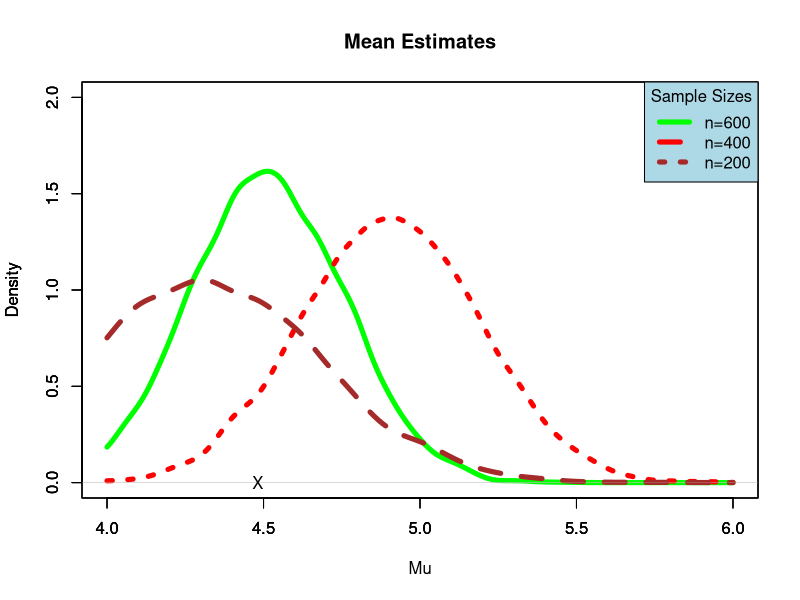
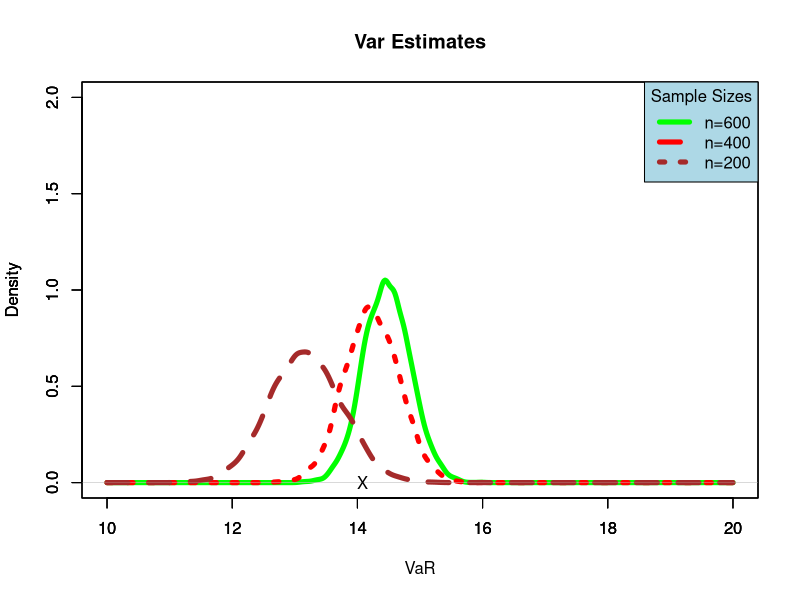
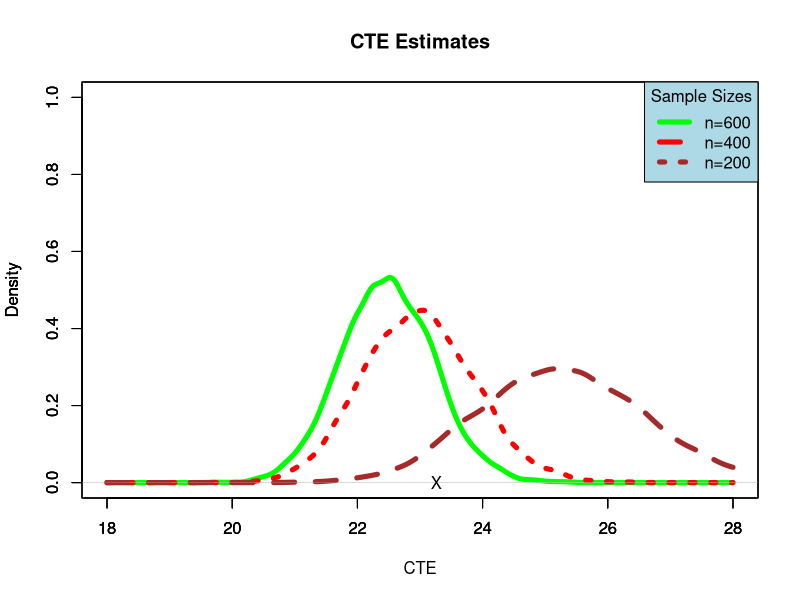

Source code (R) for these figures, in order:
## defining our sample size
set.seed(100)
n <- c(600, 400, 200)

#generate random number log normal distribution, for different n. 
G1 <- rlnorm(n[1], meanlog=1, sdlog=1) 
G2 <- rlnorm(n[2], meanlog=1, sdlog=1)
G3 <- rlnorm(n[3], meanlog=1, sdlog=1)

#Define true parameter values
True.Mu <- exp(1 + 0.50)
VaR.True <- qlnorm(0.95, meanlog=1, sdlog=1)
d <- function(x){exp(-(log(x)-1)^2/2)/sqrt(2*pi)}
CTE.True <- integrate(d, lower=VaR.True, upper=Inf)$value/0.05

## Number of iterations
N = 10000

## Matrices to hold our measure values
keepersA <- matrix(0, N, 3)
keepersB <- matrix(0, N, 3)
keepersC <- matrix(0, N, 3)

## variances of the gibbs posterior. 
sigma2.n1 <- n[1]/((n[1]/(var(G1)) + 1))
sigma2.n2 <- n[2]/((n[2]/(var(G2)) + 1))
sigma2.n3 <- n[3]/((n[3]/(var(G3)) + 1))

## Generating measure values for n = 600. 
for (m in 1:N) {
  R1 <- rnorm(n[1], mean=mean(G1), sd=sqrt(sigma2.n1))
  mu1 <- mean(R1)
  VaR.est1 <- qnorm(0.95, mean = mean(R1), sd = sqrt(var(R1)))
  CTE.est1 <- integrate(d, lower=VaR.est1, upper=Inf)$value/0.05
  keepersA[m,] <- c(mu1,VaR.est1,CTE.est1)
}

## Generating measure values for n = 400. 
for (q in 1:N) {
  R2 <- rnorm(n[2], mean=mean(G2), sd=sqrt(sigma2.n2))
  mu2 <- mean(R2)
  VaR.est2 <- qnorm(0.95, mean = mean(R2), sd = sqrt(var(R2)))
  CTE.est2 <- integrate(d, lower=VaR.est2, upper=Inf)$value/0.05
  keepersB[q,] <- c(mu2,VaR.est2,CTE.est2)
}

## Generating measure values for n = 200. 
for (t in 1:N) {
  R3 <- rnorm(n[3], mean=mean(G3), sd=sqrt(sigma2.n3))
  mu3 <- mean(R3)
  VaR.est3 <- qnorm(0.95, mean = mean(R3), sd = sqrt(var(R3)))
  CTE.est3 <- integrate(d, lower=VaR.est3, upper=Inf)$value/0.05
  keepersC[t,] <- c(mu3,VaR.est3,CTE.est3)
}

#Plot densities of the posterior means for different sample size
plot(density(keepersA[,1], from = 4, to = 6), 
     main="Mean Estimates", xlab = "Mu", ylim = c(0, 2), 
     lwd = 5, col = "Green")
par(new=T)
plot(density(keepersB[,1], from = 4, to = 6), 
     main = "", xlab = "", ylim = c(0,2), 
     lty = 3, lwd = 5, col = "Red")
par(new=T)
plot(density(keepersC[,1], from = 4, to = 6), 
     main = "", xlab = "", ylim = c(0,2), 
     lty = 2, lwd = 5, col = "Brown")
par(new=T)
points(True.Mu, 0, pch = "X")
legend("topright", title = "Sample Sizes", 
       legend =c("n=600", "n=400", "n=200"), 
       col = c("Green", "Red", "Brown"),
       bg="lightblue", lwd=5, lty=1:3)

#Plot densities of the VaR for different sample sizes

plot(density(keepersA[,2], from = 10, to = 20), 
     main="Var Estimates", xlab = "VaR", ylim = c(0,2.0), 
     lwd = 5, col = "Green")
par(new=T)
plot(density(keepersB[,2], from = 10, to = 20), 
     main = "", xlab = "", ylim = c(0,2.0), 
     lty = 3, lwd = 5, col = "Red")
par(new=T)
plot(density(keepersC[,2], from = 10, to = 20), 
     main = "", xlab = "", ylim = c(0,2.0), 
     lty = 2, lwd = 5, col = "Brown")
par(new=T)
points(VaR.True, 0, pch = "X")
legend("topright", title = "Sample Sizes", 
       legend =c("n=600", "n=400", "n=200"), 
       col = c("Green", "Red", "Brown"),
       bg="lightblue", lwd=5, lty=1:3)

#Plot densities of the CTE for different sample sizes. 
plot(density(keepersA[,3], from = 18, to = 28), 
     main="CTE Estimates", xlab = "CTE", ylim = c(0, 1.0), 
     lwd = 5, col = "Green")
par(new=T)
plot(density(keepersB[,3], from = 18, to = 28), 
     main = "", xlab = "", ylim = c(0,1.0), 
     lty = 3, lwd = 5, col = "Red")
par(new=T)
plot(density(keepersC[,3], from = 18, to = 28), 
     main = "", xlab = "", ylim = c(0,1.0), 
     lty = 2, lwd = 5, col = "Brown")
par(new=T)
points(CTE.True, 0, pch = "X")
legend("topright", title = "Sample Sizes", 
       legend =c("n=600", "n=400", "n=200"), 
       col = c("Green", "Red", "Brown"),
       bg="lightblue", lwd=5, lty=1:3)

